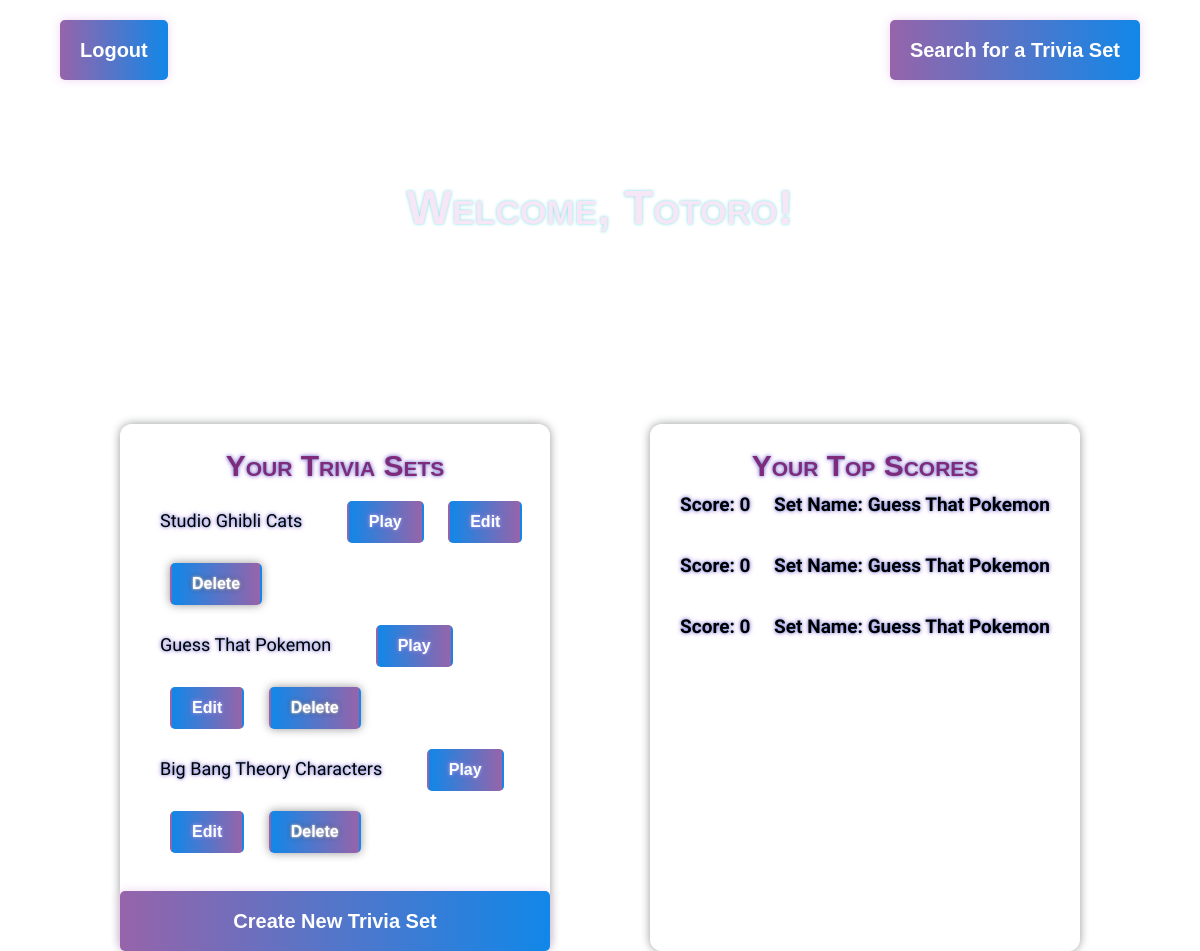
The page /dashboard (signed in) on the database its author committed.
### app.py (models this page shows, shortened)
class User(db.Model, UserMixin):
    id = db.Column(db.Integer, primary_key=True)
    email = db.Column(db.String(120), unique=True, nullable=False)
    username = db.Column(db.String(80), unique=True, nullable=False)
    password = db.Column(db.String(length=120), nullable=False)
    is_active = db.Column(db.Boolean, default=True, nullable=False)

class TriviaSet(db.Model):
    id = db.Column(db.Integer, primary_key=True)
    set_title = db.Column(db.String(100), nullable=False)
    category = db.Column(db.String(50), nullable=False)
    difficulty = db.Column(db.String(50), nullable=False)
    user_id = db.Column(db.Integer, db.ForeignKey('user.id'), nullable=False)
    trivia_set_id = db.Column(db.String(50), unique=True, nullable=False)
    questions = db.relationship('Question', backref='trivia_set', lazy='dynamic')

class UserScore(db.Model):
    id = db.Column(db.Integer, primary_key=True)
    user_id = db.Column(db.Integer, db.ForeignKey('user.id'), nullable=False)
    trivia_set_id = db.Column(db.Integer, db.ForeignKey('trivia_set.id'), nullable=False)
    score = db.Column(db.Integer, nullable=False)

### app.py (the view)
@app.route('/dashboard')
@login_required  # only logged-in users can access this route
def dashboard():
    if isinstance(current_user, UserMixin) and current_user.is_authenticated:
        user_trivia_sets = TriviaSet.query.filter_by(user_id=current_user.id).all() # type: ignore
        user_top_scores = get_top_scores(current_user.id) # type: ignore
        return render_template("dashboard.html", current_user=current_user, user_trivia_sets=user_trivia_sets, user_top_scores=user_top_scores)
    else:
        print('User is not authenticated')
        return redirect(url_for('login'))

### app.py (called while the page is built)
@cache.memoize()
def get_top_scores(userId):
    player = User.query.get(userId)
    if player is None:
        return None
    scores = (
        db.session.query(UserScore.score, UserScore.trivia_set_id, TriviaSet.set_title)
        .join(TriviaSet, UserScore.trivia_set_id == TriviaSet.id)
        .filter(UserScore.user_id == userId)
        .order_by(UserScore.score.desc())
        .limit(3)
        .all()
    )
    top_scores = [(str(score.score), str(score.trivia_set_id), score.set_title) for score in scores]
    return top_scores

@login_manager.user_loader
def loader_user(user_id):
	return db.session.query(User).get(user_id)

### templates/dashboard.html (shortened to what this page needs)
<!DOCTYPE html>
<html>
<head>
    <link rel="stylesheet" type="text/css" href="{{ url_for('static', filename='dashboard.css') }}">
</head>
<body>
    <div class="nav_wrapper">
        <a href="{{ url_for('logout') }} " class="button-link">Logout</a>
        <a href="{{ url_for('search') }} " class="button-link">Search for a Trivia Set</a>
    </div>
    <h1>Welcome, {{ current_user.username }}!</h1>
    <br />
    <div class="dashboard_container">
        <div class="trivia_sets_wrapper">
        <form>
        <h2>Your Trivia Sets</h2>
            <ul>
            {% for trivia_set in user_trivia_sets %}
                <li>
                    {{ trivia_set.set_title }}
                    <a href="{{url_for('play_set', set_id=trivia_set.id)}}" class="play-button">Play</a>
                    <a href="{{ url_for('edit_trivia_set', trivia_set_id=trivia_set.trivia_set_id) }}" class="edit-button">Edit</a>
                    <form method="POST" action="{{ url_for('delete_trivia_set', trivia_set_id=trivia_set.trivia_set_id) }}">
                        <button type="submit" class ="delete-button">Delete</button>
                    </form>
                </li>
            {% endfor %}
            </ul>
            <a href="{{ url_for('create_trivia_set') }} " class="button-link">Create New Trivia Set</a>
        </div>
        <br />
        <div class="top_scores_wrapper">
            <h2>Your Top Scores</h2>
            <div class="single_score">
                {% for score_tuple in user_top_scores %}
                    <p>Score: {{ score_tuple[0] }}  &nbsp;&nbsp;&nbsp;  Set Name: {{ score_tuple[2] }}</p><br>
                {% endfor %}
            </div>
        </div>
    </div>
</body>
</html>

### static/dashboard.css (style rules this page uses)
body { display: flex; flex-direction: column; align-items: center; justify-content: center; height: 15z0vh; margin: 0; padding: 0; background-image: url(purpleplanet.png); background-repeat: no-repeat; background-attachment: fixed; background-size: cover; cursor: url('pointer.png') 16 16, auto; font-family: 'Autour One', cursive; color: black }
h1 { color: rgb(247, 231, 246); margin-bottom: 100px; margin-top: 100px; font-style:normal; font-family:'Franklin Gothic Medium', 'Arial Narrow', Arial, sans-serif; font-variant:small-caps ; text-shadow: 0px 0px 3px #76e3eb,0 0 5px #f2f2f2; font-size: 3em; }
h2 { color: #7f2b79; margin-bottom: 10px; font-style:normal; font-size: 30px; font-family:'Franklin Gothic Medium', 'Arial Narrow', Arial, sans-serif; font-variant:small-caps ; text-shadow: 0px 0px 3px #76a9eb,0 0 5px #b573cd ; text-align: center; }
button { margin:20px auto; padding: 20px; background-color: #fffefeea ; box-shadow: 0 0 10px rgb(154, 150, 150); text-align: center; backdrop-filter: blur; border-radius: 10px; margin: 20px auto; }
ul { font-size: 18px ; font-family: 'Autour One', cursive; text-shadow: 0px 0px 3px #76a9eb,0 0 5px #b573cd ; list-style-type: none; }
li { width: 100%; color: black; }
form { display: inline; }
p { color: black; font-weight: bold; font-size: 2em; font-size: 19px ; font-family: 'Autour One', cursive; text-shadow: 0px 0px 3px #76a9eb,0 0 5px #b573cd ; text-align: center; margin-top: 0px; }
.play-button { background-image: linear-gradient( to left, rgb(150, 100, 170), rgb(17, 135, 232)); color: #fff; border: 2px solid transparent; padding: 10px 20px; border-radius: 5px; cursor: pointer; text-decoration: none; display: inline-block; margin-right: 10px; margin-left: 40px; font-size: 16px; font-family: Arial, Helvetica, sans-serif; font-weight: bold; }
.edit-button { background-image: linear-gradient( to left, rgb(150, 100, 170), rgb(17, 135, 232)); color: #fff; border: 2px solid transparent; padding: 10px 20px; border-radius: 5px; cursor: pointer; text-decoration: none; display: inline-block; margin-right: 10px; margin-left: 10px; font-size: 16px; font-family: Arial, Helvetica, sans-serif; font-weight: bold; }
.delete-button { background-image: linear-gradient( to left, rgb(150, 100, 170), rgb(17, 135, 232)); color: #fff; border: 2px solid transparent; padding: 10px 20px; border-radius: 5px; cursor: pointer; text-decoration: none; text-shadow: 0px 0px 3px #ffffff,0 0 5px #3a383b; display: inline-block; margin-right: 5px; font-size: 16px; font-family: Arial, Helvetica, sans-serif; font-weight: bold; margin-left: 10px; }
.button-link { display: inline-block; padding: 10px 20px; background-image: linear-gradient( to right, #9664aa, rgb(17, 135, 232)); color: #fff; text-decoration: none; border-radius: 5px; cursor: pointer; box-shadow: 0 0 10px #edd2f0f1; font-family: Arial, Helvetica, sans-serif; font-size: 20px; font-weight: bolder; height: 2em; text-align: center; vertical-align: middle; line-height: 2em; }
.dashboard_container { display: flex; flex-direction: row; justify-content: space-between; width: 80%; margin-top: 70px; }
.trivia_sets_wrapper { display: flex; flex-direction: column; background-color: #ffffffaa; border-radius: 12px; width: 65%; margin-right: 50px; box-shadow: 0 0 10px rgb(150, 152, 154); }
.top_scores_wrapper { display: flex; flex-direction: column; background-color: #ffffffaa; border-radius: 12px; width: 65%; margin-left: 50px; box-shadow: 0 0 10px rgb(150, 152, 154); }
.nav_wrapper { background-color: transparent; margin-top: 20px; width: 100%; display: flex; justify-content: space-between; width: 90%; }

### rows shown on the page
User: username "Totoro"
TriviaSet: set_title "Studio Ghibli Cats"
TriviaSet: set_title "Guess That Pokemon"
TriviaSet: set_title "Big Bang Theory Characters"
UserScore: score "0", set_title "Guess That Pokemon"
UserScore: score "0", set_title "Guess That Pokemon"
UserScore: score "0", set_title "Guess That Pokemon"
